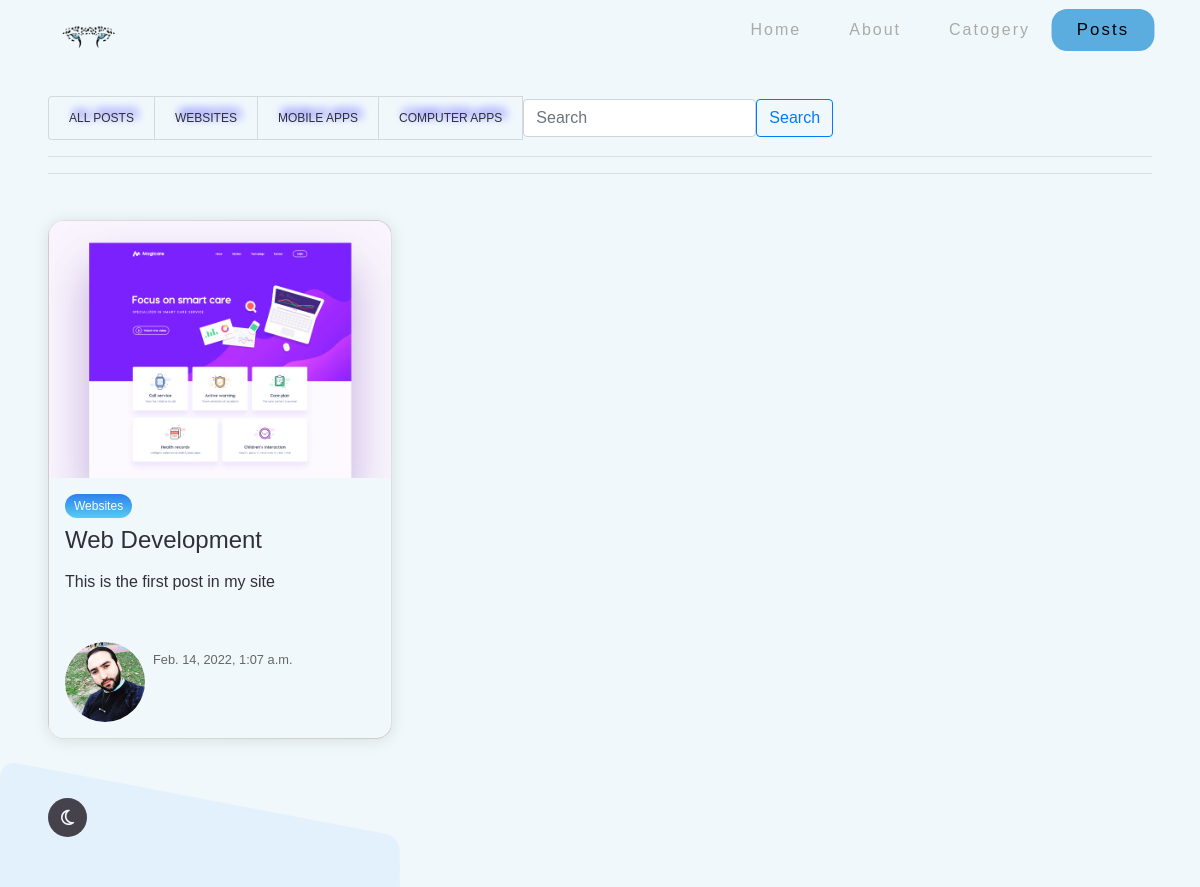
The app's page /services, older data.
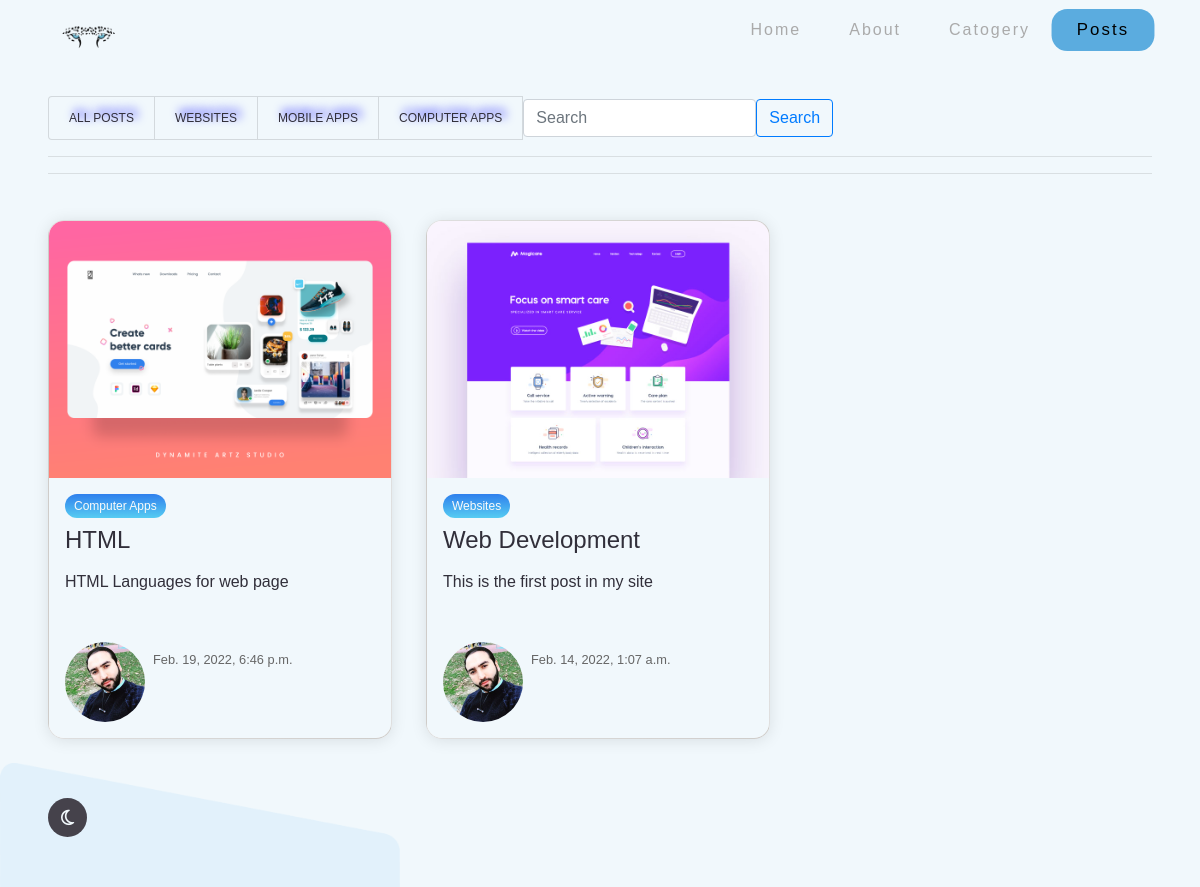
The same page, newer data.
### pages/models.py (models this page shows, shortened)
class Category (models.Model):
    Cname=models.CharField(max_length=75,verbose_name="اسم الفئة")
    def __str__(self):
        return self.Cname

class Posts(models.Model):
    Ptitle = models.CharField(max_length=100 , verbose_name="Title" )
    Pcategory = models.ForeignKey(Category,on_delete=models.CASCADE , verbose_name="Category")
    Pdetails = models.TextField(verbose_name="Details",null=True)
    Pimg = models.ImageField(upload_to="photos/%y/%m/%d" , verbose_name="Image")
    Pdata_time = models.DateTimeField(default=datetime.now())
    Pmember = models.ForeignKey(Members,on_delete=models.CASCADE,verbose_name="User")

class Members(models.Model):
    MMname = models.OneToOneField(
        User, on_delete=models.CASCADE, verbose_name="الاسم")
    MMfullname = models.CharField(max_length=150,
         verbose_name="الاسم الكامل",blank=True)
    MMprof = models.CharField(
        max_length=150, verbose_name="الاختصاص", blank=True)
    MMinfo = models.TextField(
        max_length=500, verbose_name="المعلومات", blank=True)
    MMimg = models.ImageField(
        upload_to="photos/%y/%m/%d", verbose_name="الصورة")

### pages/views.py (the view)
# urls.py: path('services',views.services,name='services'),
def services(request):
    category = Category.objects.all().order_by("-Cname")
    posts = Posts.objects.all().order_by('-Pdata_time')
    context = {
        'posts':posts,
        'category': category,
    }
    return render(request,'pages/services.html',context)

### templates/pages/services.html (shortened to what this page needs)
{% extends "base.html" %}
{% load static %}
{% block content %}
<body id="services">
    <main>
  <div class="container">
    <div class="head">
        <div class="list">
            <ul class="list-group list-group-horizontal" >
                      <li class=" list-group-item"><a href="{% url 'services' %}" >ALL Posts</a></li>
                     {% for cat in category %}
                <li class=" list-group-item cat{{cat.id}}"><a href="#" >{{cat.Cname}}</a></li>
                     {% endfor %}
                <form class="d-flex" >
                    <input class="form-control me-2" type="search" placeholder="Search" aria-label="Search">
                    <button class="btn btn-outline-primary" type="submit" >Search</button>
                  </form>
              </ul>
            <hr>
          </div>
        <hr>
    </div>
    <div class="row">
      {% for post in posts %}
      <div class="col-6 col-md-4 posthide
                 post{{post.Pcategory.id}}">
        <div class="card">
          <div class="card__header">
            <img src="{{post.Pimg.url}}" alt="card__image" class="card__image" width="600">
          </div>
          <div class="card__body">
            <span class="tag tag-blue">{{post.Pcategory}}</span>
            <h4>{{post.Ptitle}}</h4>
            <p>{{post.Pdetails}}</p>
          </div>
          <div class="card__footer">
            <div class="user">
              <img src="{{post.Pmember.MMimg.url}}" alt="user__image" class="user__image" width="80" height="80">
              <div class="user__info">
                <small>{{post.Pdata_time}}</small>
              </div>
            </div>
          </div>
        </div>
      </div>
        {% endfor %}
    </div>
</main>
</body>
{% endblock content %}

Row changes from the older to the newer data that the page shows:
added Posts: Pimg (picture), Pcategory "Computer Apps", Ptitle "HTML", Pdetails "HTML Languages for web page", Pmember.MMimg (picture), Pdata_time "Feb. 19, 2022, 6:46 p.m."
